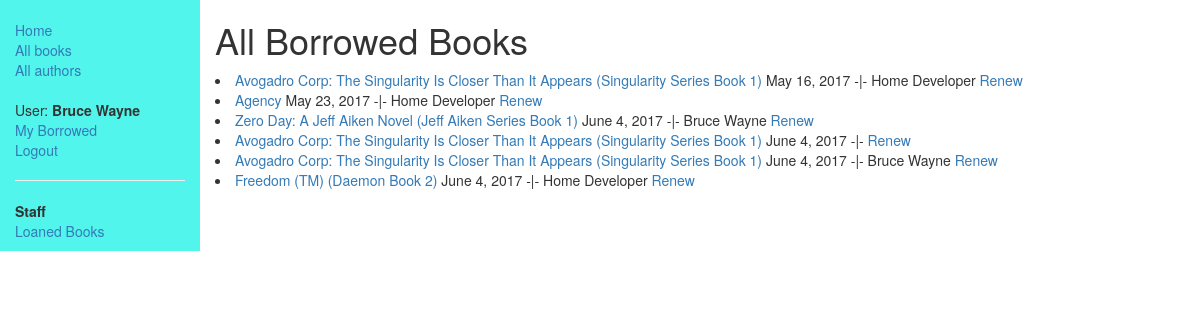
Before: /catalog/loanedbook/ (signed in) with the older database file.
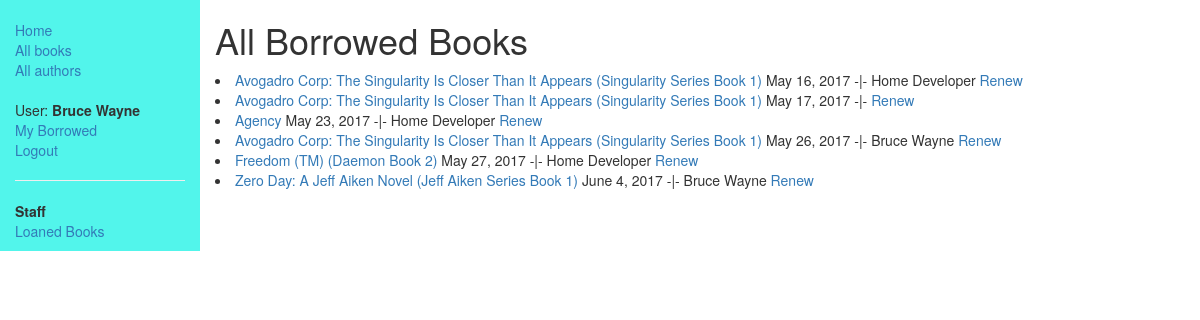
After: the same page with the newer database file.
### catalog/models.py (models this page shows, shortened)
class BookInstance(models.Model):
    id = models.UUIDField(primary_key=True, default=uuid.uuid4, help_text="Unique ID for this particular copy of the book")
    book = models.ForeignKey(Book, on_delete=models.SET_NULL, null=True)
    imprint = models.CharField(max_length=200)
    due_back = models.DateField(null=True, blank=True)
    borrower = models.ForeignKey(User, on_delete=models.SET_NULL, null=True, blank=True)
    LOAN_STATUS = (
        ('d', 'Maintenance'),
        ('o', 'On Loan'),
        ('a', 'Available'),
        ('r', 'Reserved'),
    )
    status = models.CharField(max_length=1, choices=LOAN_STATUS, blank=True, default='d', help_text="Book Availability")
    @property
    def is_overdue(self):
        if date.today() > self.due_back:
            return True
        return False
    class Meta:
        ordering = ["due_back"]
        permissions = (("can_mark_as_returned", "Set book as returned"),)

class Book(models.Model):
    title = models.CharField(max_length=200)
    author = models.ForeignKey('Author', on_delete=models.SET_NULL, null=True)
    summary = models.TextField(max_length=1000, help_text="Enter a brief summary for the book here.")
    isbn = models.CharField('ISBN', max_length=13, help_text='13 Character <a href="https://www.isbn-international.org/content/what-isbn">ISBN number</a>')
    genre = models.ManyToManyField(Genre, help_text="Select a genre for this book")
    def get_absolute_url(self):
        return reverse ('book-detail', args=[str(self.id)])
    def display_genre(self):
        return ', '.join(genre.name for genre in self.genre.all()[:3])
    display_genre.short_description = 'Genre'

### catalog/views.py (the view)
class LoanedBooksListView(PermissionRequiredMixin, generic.ListView):
    model = BookInstance
    permission_required = 'catalog.can_mark_as_returned'
    template_name = 'catalog/loaned_book_list.html'
    paginate_by = 10
    def get_queryset(self):
        return BookInstance.objects.filter(status__exact='o').order_by('due_back')

### catalog/templates/catalog/loaned_book_list.html
{% extends 'base.html' %}
{% block content %}
  <h1>All Borrowed Books</h1>
    {% if bookinstance_list %}
      {% for bookinst in bookinstance_list %}
      <li class="{% if bookinst.is_overdue %}text-danger{% endif %}">
      <a href="{{bookinst.book.get_absolute_url}}">{{bookinst.book.title}}</a>
           {{bookinst.due_back}} -|- {{bookinst.borrower.first_name}} {{bookinst.borrower.last_name}}
           {% if perms.catalog.can_mark_as_returned %}<a href="{% url 'renew-book-librarian' bookinst.id %}">Renew</a>
           {% endif %}
      </li>
      {% endfor %}
    {% endif %}
{% endblock content %}

### catalog/templates/base.html (shortened to what this page needs)
<!DOCTYPE html>
<html lang="en">
<head>
  <link rel="stylesheet" href="https://maxcdn.bootstrapcdn.com/bootstrap/3.3.7/css/bootstrap.min.css">
  {% load static %}
  <link rel="stylesheet" href="{% static 'css/styles.css' %}">
</head>
<body>
  <div class="container-fluid">
    <div class="row">
      <div class="col-sm-2 mysidebar">
      {% block sidebar %}
      <ul class="sidebar-nav">
          <li><a href="{% url 'index' %}">Home</a></li>
          <li><a href="{% url 'books' %}">All books</a></li>
          <li><a href="{% url 'authors' %}">All authors</a></li>
      </ul>
      <ul class="sidebar-nav">
          {% if user.is_authenticated %}
             <li>User: <strong>{{ user.get_full_name }}</strong></li>
             <li><a href="{% url 'my-borrowed' %}">My Borrowed</a></li>
             <li><a href="{% url 'logout'%}?next={{request.path}}">Logout</a></li>
          {% else %}
             <li><a href="{% url 'login'%}?next={{request.path}}">Login</a></li>
          {% endif %}
      </ul>
      {% if user.is_staff %}
      <hr/>
      <ul class="sidebar-nav">
        <li> <strong> Staff</strong></li>
      {% endif %}
      {% if perms.catalog.can_mark_as_returned %}
        <li> <a href = "{% url 'all-borrowed' %}"> Loaned Books </a></li>
      {% endif %}
     {% endblock %}
      </div>
      <div class="col-sm-10 ">
      {% block content %}{% endblock content %}
      </div>
    </div>
  </div>
</body>
</html>

### catalog/static/css/styles.css (style rules this page uses)
.sidebar-nav { margin-top: 20px; padding: 0; list-style: none; }
.mysidebar { background-color: #52f5eb; }

Changed rows visible on the page:
changed BookInstance: due_back "June 4, 2017" → "May 17, 2017"; moves up the list
changed BookInstance: due_back "June 4, 2017" → "May 26, 2017"
changed BookInstance "Freedom (TM) (Daemon Book 2)": due_back "June 4, 2017" → "May 27, 2017"
shown differently, row unchanged: BookInstance "June 4, 2017": moves down the list
